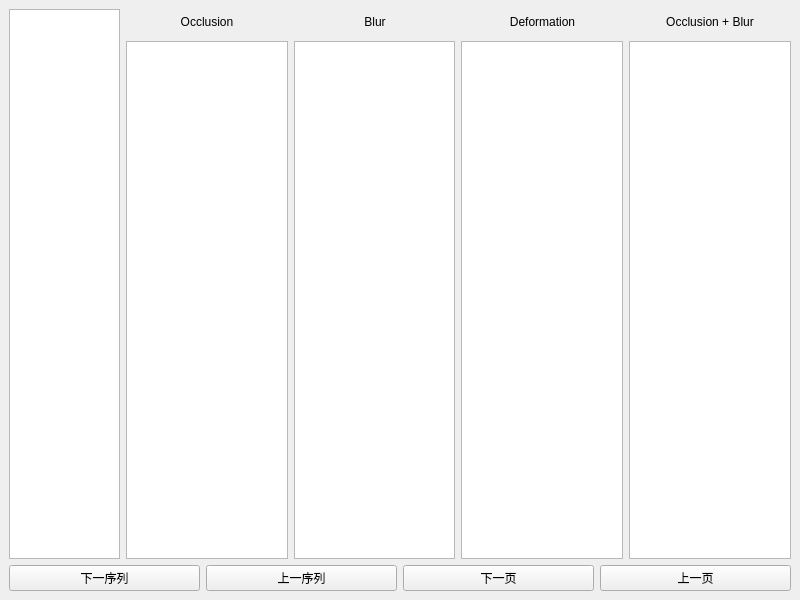
<?xml version="1.0" encoding="UTF-8"?>
<ui version="4.0">
 <class>MainWindow</class>
 <widget class="QMainWindow" name="MainWindow">
  <property name="geometry">
   <rect>
    <x>0</x>
    <y>0</y>
    <width>800</width>
    <height>600</height>
   </rect>
  </property>
  <property name="windowTitle">
   <string>OBDAnnotator</string>
  </property>
  <widget class="QWidget" name="centralwidget">
   <layout class="QGridLayout" name="gridLayout">
    <item row="1" column="0">
     <layout class="QHBoxLayout" name="buttonLayout">
      <item>
       <widget class="QPushButton" name="nextSeq">
        <property name="text">
         <string>下一序列</string>
        </property>
       </widget>
      </item>
      <item>
       <widget class="QPushButton" name="prevSeq">
        <property name="text">
         <string>上一序列</string>
        </property>
       </widget>
      </item>
      <item>
       <widget class="QPushButton" name="nextPage">
        <property name="text">
         <string>下一页</string>
        </property>
       </widget>
      </item>
      <item>
       <widget class="QPushButton" name="prevPage">
        <property name="text">
         <string>上一页</string>
        </property>
       </widget>
      </item>
     </layout>
    </item>
    <item row="0" column="0">
     <layout class="QHBoxLayout" name="mainLayout" stretch="1,6">
      <property name="spacing">
       <number>6</number>
      </property>
      <property name="sizeConstraint">
       <enum>QLayout::SetDefaultConstraint</enum>
      </property>
      <item>
       <widget class="QListWidget" name="seqList"/>
      </item>
      <item>
       <layout class="QVBoxLayout" name="rightLayout" stretch="1,20">
        <item>
         <layout class="QHBoxLayout" name="labelLayout">
          <item>
           <widget class="QLabel" name="occLabel">
            <property name="text">
             <string>Occlusion</string>
            </property>
            <property name="alignment">
             <set>Qt::AlignCenter</set>
            </property>
           </widget>
          </item>
          <item>
           <widget class="QLabel" name="blurLabel">
            <property name="text">
             <string>Blur</string>
            </property>
            <property name="alignment">
             <set>Qt::AlignCenter</set>
            </property>
           </widget>
          </item>
          <item>
           <widget class="QLabel" name="deforLabel">
            <property name="text">
             <string>Deformation</string>
            </property>
            <property name="alignment">
             <set>Qt::AlignCenter</set>
            </property>
           </widget>
          </item>
          <item>
           <widget class="QLabel" name="occblurLabel">
            <property name="text">
             <string>Occlusion + Blur</string>
            </property>
            <property name="alignment">
             <set>Qt::AlignCenter</set>
            </property>
           </widget>
          </item>
         </layout>
        </item>
        <item>
         <layout class="QHBoxLayout" name="imageLayout">
          <item>
           <widget class="QListWidget" name="occList"/>
          </item>
          <item>
           <widget class="QListWidget" name="blurList"/>
          </item>
          <item>
           <widget class="QListWidget" name="deforList"/>
          </item>
          <item>
           <widget class="QListWidget" name="occblurList"/>
          </item>
         </layout>
        </item>
       </layout>
      </item>
     </layout>
    </item>
   </layout>
  </widget>
 </widget>
 <resources/>
 <connections/>
</ui>
